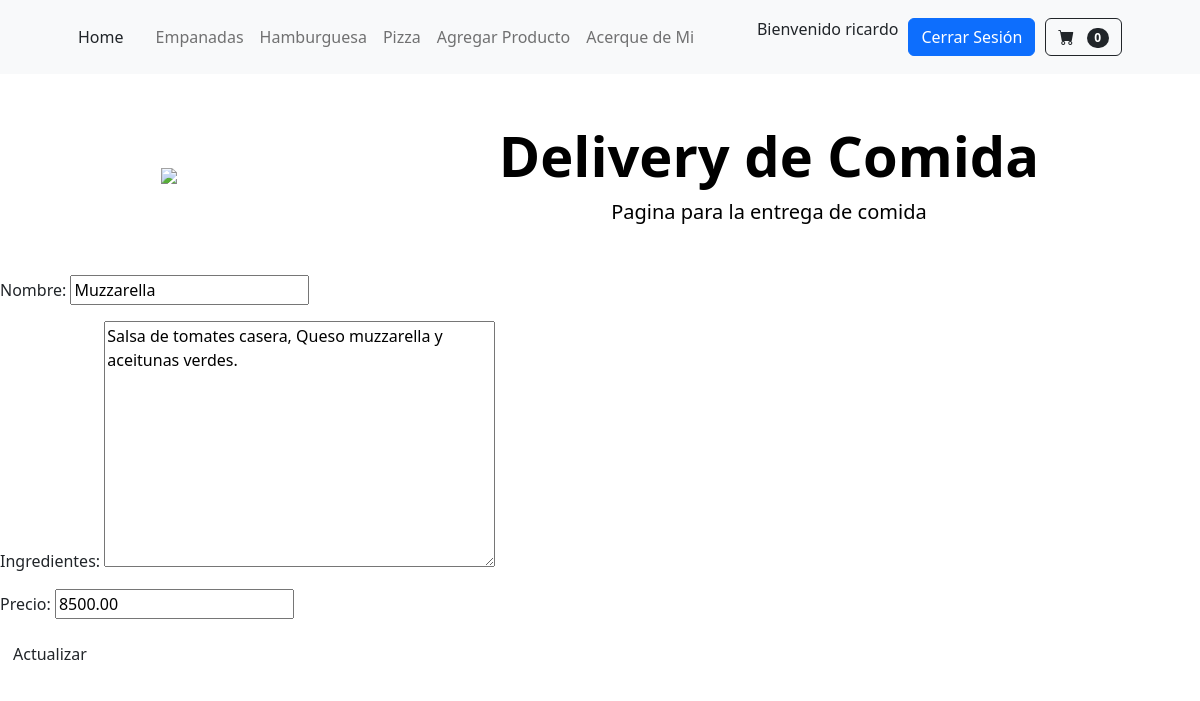
Page /app_coder/modifica_pizza/1 (signed in) on the earlier database version.
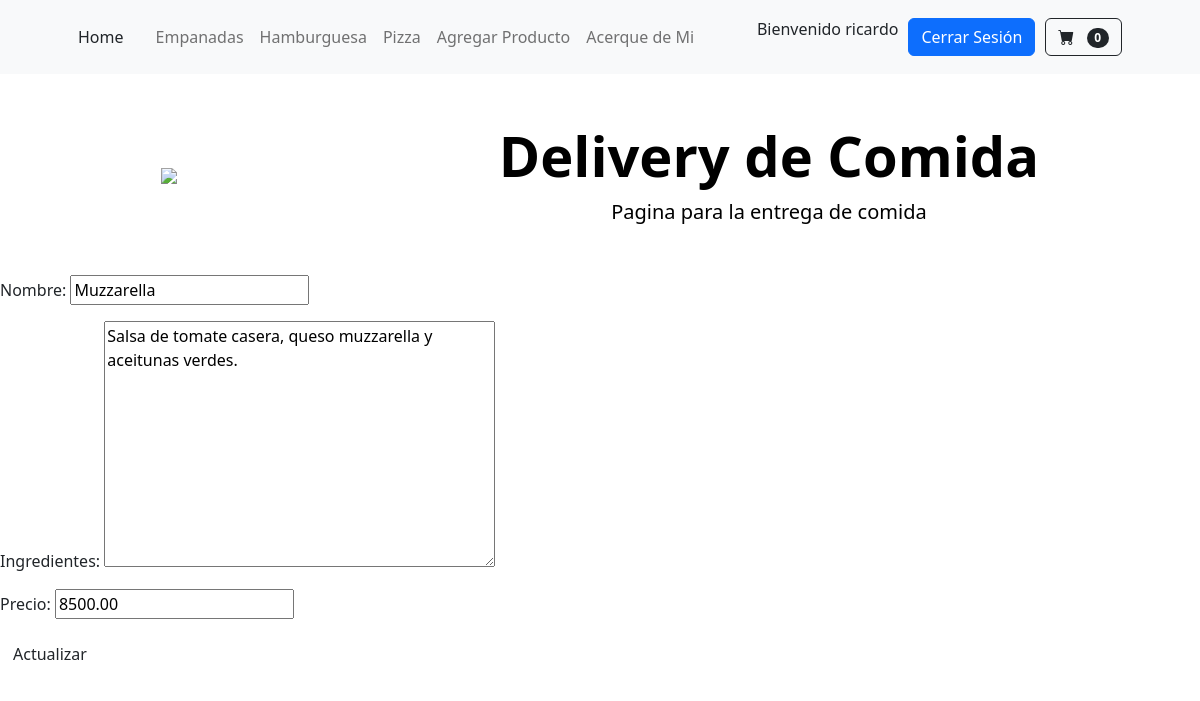
Same page on the later database version.
### app_coder/models.py (models this page shows, shortened)
class Pizza(models.Model):
    nombre = models.CharField(max_length=100)
    ingredientes = models.TextField()
    precio=models.DecimalField(max_digits=10, decimal_places=2)

### app_coder/views.py (the view)
# urls.py: path('modifica_pizza/<int:id>',editar_pizza, name='ModificarPizza'),
@login_required
def editar_pizza(req, id):
    pizza = Pizza.objects.get(id=id)
    if req.method == 'POST':
        mi_formulario = PizzaFormulario(req.POST)
        print (mi_formulario)
        if mi_formulario.is_valid():
            data = mi_formulario.cleaned_data
            pizza.nombre = data['nombre']
            pizza.ingredientes = data['ingredientes']
            pizza.precio = data['precio']
            pizza.save()
            return HttpResponseRedirect('/app_coder/')
        else:
            return render(req, "pizza_formulario.html", {'mi_formulario': mi_formulario})
    else:
        mi_formulario = PizzaFormulario(initial={
            'nombre': pizza.nombre,
            'ingredientes': pizza.ingredientes,
            'precio': pizza.precio
        })
    return render(req, 'editar_pizza.html', {'mi_formulario': mi_formulario, "id": pizza.id})

### app_coder/forms.py
class PizzaFormulario(forms.Form):
    nombre = forms.CharField(max_length=100)
    ingredientes = forms.CharField(widget=forms.Textarea)
    precio = forms.DecimalField(max_digits=10, decimal_places=2)

### app_coder/templates/editar_pizza.html (shortened to what this page needs)
{% extends 'padre.html' %}
{% block contenidoQueCambia %}
    <form action="{% url 'ModificarPizza' id %}" method="post"> {% csrf_token %}
        {{mi_formulario.as_p}}
        <div class="d-grid gap-2 d-md-block">
        <button class="btn btn-modificar" type="submit"">Actualizar</button>
        </form>
{% endblock contenidoQueCambia %}

Differences in the rows shown:
changed Pizza "Muzzarella": ingredientes "Salsa de tomates casera, Queso muzzarella y aceitunas verdes." → "Salsa de tomate casera, queso muzzarella y aceitunas verdes."
